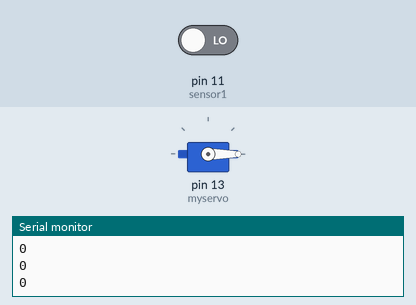
This sketch was run on a simulated Arduino Uno, built with avr-gcc and run on an emulated ATmega328P. On the bench: servo, the last lines printed to the serial monitor. Inputs (shaded band) come from the test bench; at power-on: pin 11 (sensor1) LOW.

Above: at 2.8 s.
2.9 s: pin 11 (sensor1) driven HIGH
At 3.3 s:
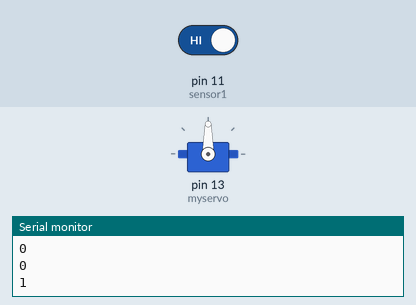
4.5 s: pin 11 (sensor1) driven LOW
At 6.0 s:
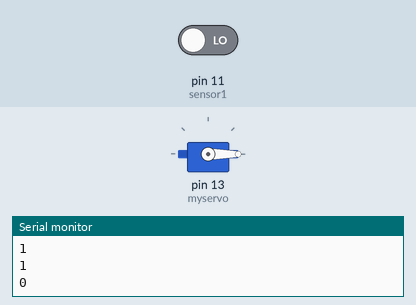
Timing chart, 0 to 7.5 s (numbered marks = the images above; inputs shaded):
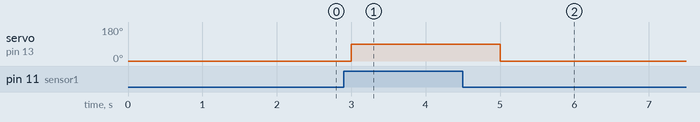

Measured:
- after the input at 2.9 s, servo on pin 13 (myservo): 0° → 90° after 0.10 s
- after the input at 4.5 s, servo on pin 13 (myservo): 90° → 0° after 0.50 s

The sketch:

servo.ino
```cpp
#include <Servo.h>
Servo myservo;
int sensor1 = 11;
void setup() {
myservo.attach(13);
pinMode(sensor1 , INPUT);
Serial.begin(9600);
}

void loop() {
int value = digitalRead(sensor1);
Serial.println(value);
if (value == 1){
  myservo.write(90);
  delay(1000);
}
else{
  myservo.write(0);
  delay(1000);
}
}
```
